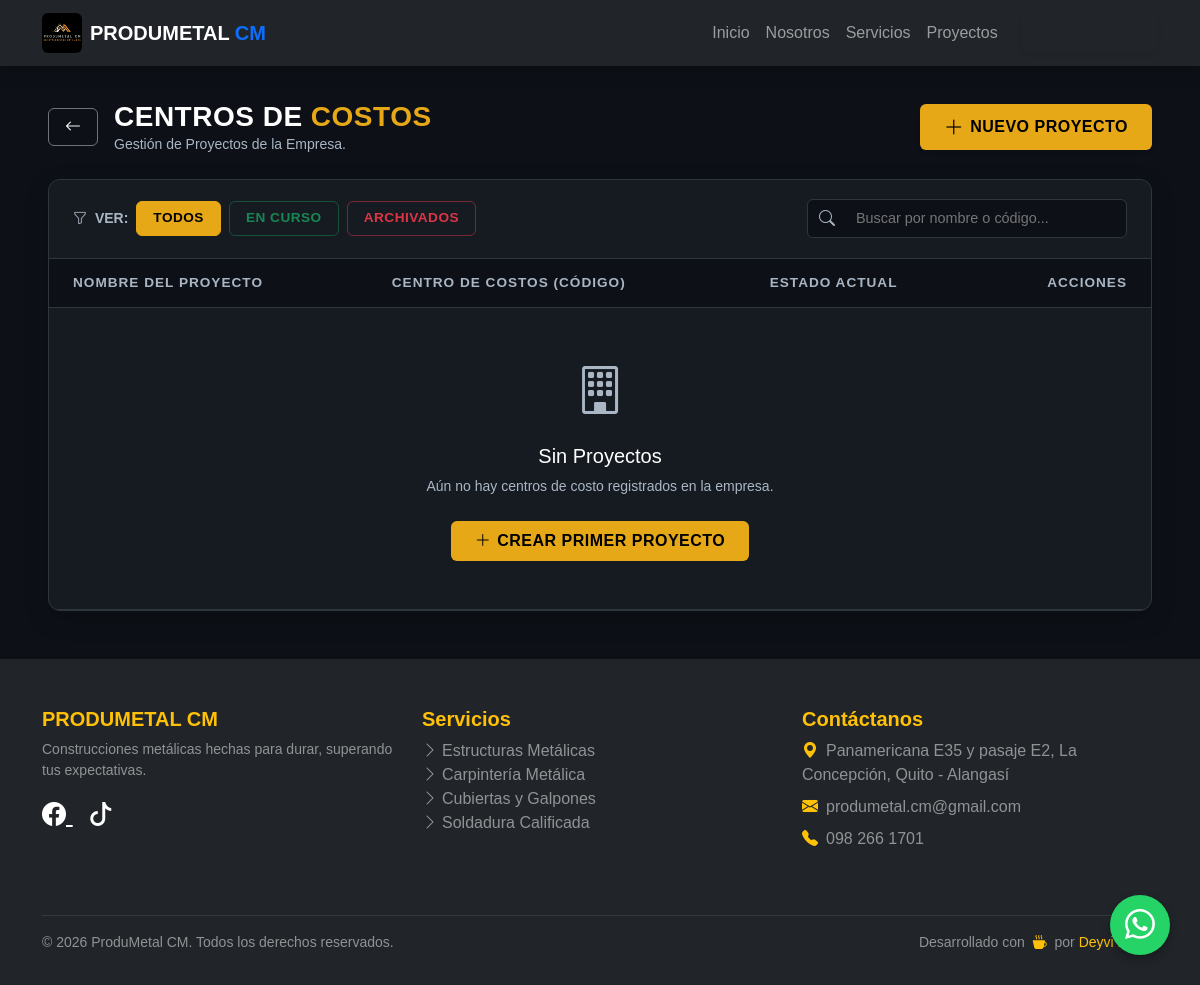
Before: /erp/proyectos/ (signed in) with the older database file.
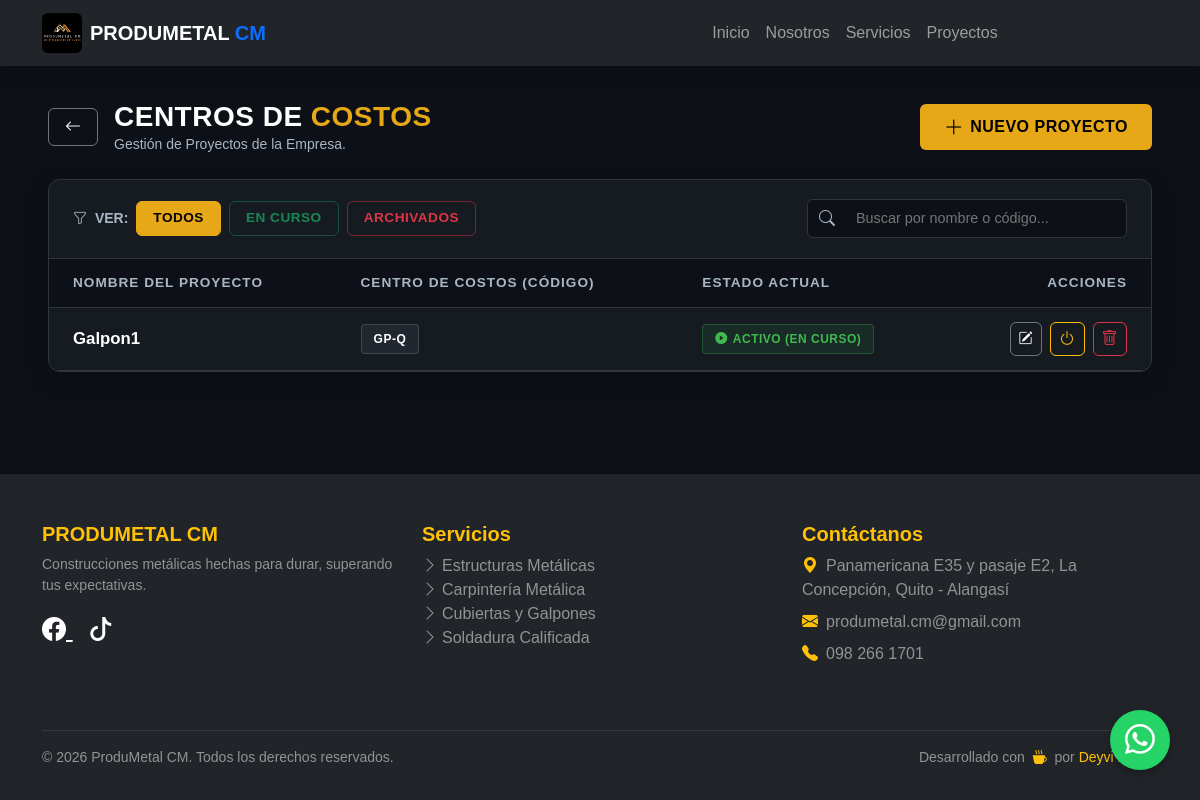
After: the same page with the newer database file.
### web/models.py (models this page shows, shortened)
class Proyecto(models.Model):
    nombre = models.CharField(max_length=200)
    centro_costos = models.CharField(max_length=100, unique=True, blank=True)
    descripcion = models.TextField(blank=True, null=True, verbose_name="Descripción del Proyecto")
    is_active = models.BooleanField(default=True, help_text="Desmarcar para borrado lógico")
    fecha_creacion = models.DateTimeField(auto_now_add=True)
    bodega_proyecto = models.OneToOneField(Bodega, on_delete=models.SET_NULL, null=True, blank=True, related_name='proyecto_asociado')
    history = HistoricalRecords() # AUDITORÍA TOTAL

### web/views.py (the view)
# urls.py: path('erp/proyectos/', views.gestionar_proyectos, name='gestionar_proyectos'),
@login_required(login_url='login')
@user_passes_test(es_admin, login_url='dashboard_erp')
def gestionar_proyectos(request):
    proyectos = Proyecto.objects.all().order_by('-fecha_creacion')
    if request.method == 'POST':
        form = ProyectoForm(request.POST)
        if form.is_valid():
            form.save()
            messages.success(request, "¡Nuevo proyecto creado con éxito!")
            return redirect('gestionar_proyectos')
    else:
        form = ProyectoForm()
    return render(request, 'web/erp/gestionar_proyectos.html', {'proyectos': proyectos, 'form': form, 'rol': 'Administrador'})

### web/forms.py
class ProyectoForm(forms.ModelForm):
    class Meta:
        model = Proyecto
        fields = ['nombre', 'centro_costos', 'descripcion', 'is_active']
        widgets = {
            'nombre': forms.TextInput(attrs={'class': 'form-control', 'placeholder': 'Nombre de la obra o cliente'}),
            'centro_costos': forms.TextInput(attrs={'class': 'form-control', 'placeholder': 'Opcional (Dejar en blanco para autogenerar)'}),
            'descripcion': forms.Textarea(attrs={'class': 'form-control', 'rows': 3}),
            'is_active': forms.CheckboxInput(attrs={'class': 'form-check-input'}),
        }

### web/views.py (called while the page is built)
def es_admin(user):
    return user.is_superuser

### web/templates/web/erp/gestionar_proyectos.html (shortened to what the changed rows need)
{% extends 'web/base.html' %}
{% load static %}
{% block content %}
<div class="container-fluid px-3 px-xl-5 erp-container mb-5">
    <div class="card card-minimal overflow-hidden">
        <div class="table-responsive">
            <table class="table table-modern mb-0" id="proyectosTable">
                <thead>
                    <tr>
                        <th class="ps-4">Nombre del Proyecto</th>
                        <th>Centro de Costos (Código)</th>
                        <th>Estado Actual</th>
                        <th class="text-end pe-4">Acciones</th>
                    </tr>
                </thead>
                <tbody>
                    {% for p in proyectos %}
                    <tr class="proyecto-row" data-estado="{% if p.is_active %}activo{% else %}inactivo{% endif %}" data-busqueda="{{ p.nombre|lower }} {{ p.centro_costos|lower }}">
                        <td class="ps-4">
                            <div class="fw-bold" style="color: var(--pm-text); font-size: 1.05rem;">{{ p.nombre }}</div>
                        </td>
                        <td>
                            <span class="badge-soft badge-soft-secondary text-white">{{ p.centro_costos }}</span>
                        </td>
                        <td>
                            {% if p.is_active %}
                                <span class="badge-soft badge-soft-success"><i class="bi bi-play-circle-fill"></i> Activo (En Curso)</span>
                            {% else %}
                                <span class="badge-soft badge-soft-danger"><i class="bi bi-stop-circle-fill"></i> Archivado (Cerrado)</span>
                            {% endif %}
                        </td>
                        <td class="text-end pe-4">
                            <div class="d-flex justify-content-end gap-2">
                                <button class="btn btn-sm btn-outline-secondary btn-minimal px-2 py-1 text-white border-secondary" data-bs-toggle="modal" data-bs-target="#modalEditar{{ p.id }}" title="Editar Nombre/Código">
                                    <i class="bi bi-pencil-square"></i>
                                </button>
                                {% if rol == 'Administrador' %}
                                <a href="{% url 'alternar_estado_proyecto' p.id %}" class="btn btn-sm {% if p.is_active %}btn-outline-warning border-warning{% else %}btn-outline-success border-success{% endif %} btn-minimal px-2 py-1" title="{% if p.is_active %}Archivar Proyecto{% else %}Reactivar Proyecto{% endif %}">
                                    <i class="bi bi-power fs-6"></i>
                                </a>
                                <a href="{% url 'eliminar_proyecto_erp' p.id %}" class="btn btn-sm btn-outline-danger btn-minimal px-2 py-1 border-danger" title="Eliminar Definitivamente" onclick="return confirm('ATENCIÓN ADMINISTRADOR:\n\n¿Estás seguro de eliminar el proyecto «{{ p.nombre }}»?\n\nSi ya tiene tickets o despachos de bodega, el sistema bloqueará la eliminación y solo lo archivará para proteger la auditoría contable.');">
                                    <i class="bi bi-trash fs-6"></i>
                                </a>
                                {% endif %}
                            </div>
                        </td>
                    </tr>
                    {% empty %}
                    <tr>
                        <td colspan="4" class="text-center py-5">
                            <i class="bi bi-building text-muted" style="font-size: 3rem;"></i>
                            <h5 class="mt-3 text-white" style="font-family: var(--font-display);">Sin Proyectos</h5>
                            <p class="text-muted small mb-4">Aún no hay centros de costo registrados en la empresa.</p>
                            <button class="btn-amber btn-minimal px-4 py-2" data-bs-toggle="modal" data-bs-target="#modalCrearProyecto">
                                <i class="bi bi-plus-lg"></i> Crear Primer Proyecto
                            </button>
                        </td>
                    </tr>
                    {% endfor %}
                </tbody>
            </table>
        </div>
    </div>
</div>
{% endblock %}

Changed rows visible on the page:
added Proyecto: nombre "Galpon1", centro_costos "GP-Q", is_active True (drawn)
Other visible differences:
text no longer shown: "Sin Proyectos Aún no hay centros de costo registrados en la empresa. CREAR PRIMER PROYECTO"
